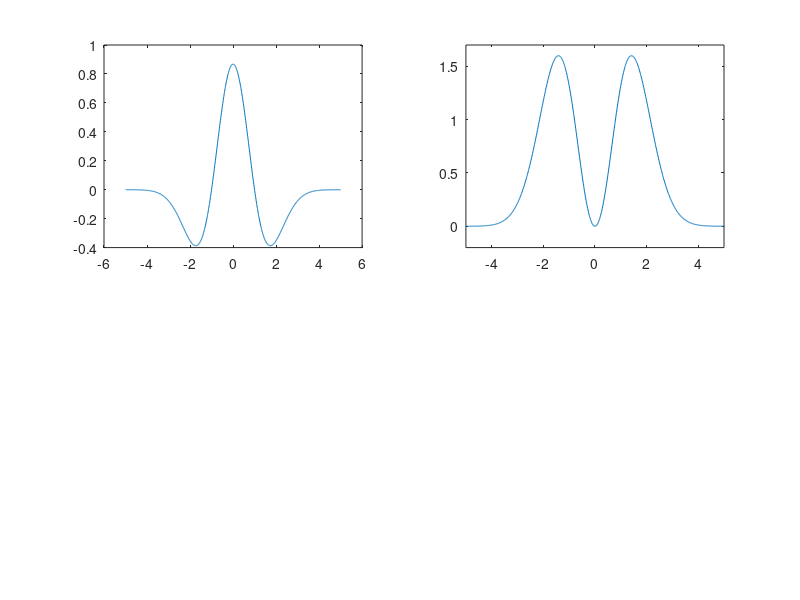

Write MATLAB code to recreate this figure.
% CAPTION
fprintf('\n');
disp('Figure 4.6')
disp('Left: graph of the Mexican hat wavelet, equal to minus the second')
disp('derivative of a Gaussian.')
disp('Right: graph of the Fourier transform of the Mexican hat wavelet.')

close all;
N = 1024;
t = -5 + 10*(1:N)/N;
om = -2*pi + 4*pi*(1:N)/N;
pi4 = pi^.25;
sqrt3 = sqrt(3);

psi = -2./(pi4.*sqrt3).*exp((-t.^2)./2).*(t.^2-1);
hatpsi = sqrt(8).*pi4./sqrt3.*(om.^2).*exp(-(om.^2)./2);

figure(1);clf
subplot(221)
	plot(t,psi);

subplot(222)
	plot(om,hatpsi);
	axis([-5 5 -.2 1.7])
	
% Written by Maureen Clerc and Jerome Kalifa, 1997
% clerc@cmapx.polytechnique.fr, kalifa@cmapx.polytechnique.fr
    
    
%   
% Part of WaveLab Version 802
% Built Sunday, October 3, 1999 8:52:27 AM
% This is Copyrighted Material
% For Copying permissions see COPYING.m
% Comments? e-mail wavelab@stat.stanford.edu
%   
    
